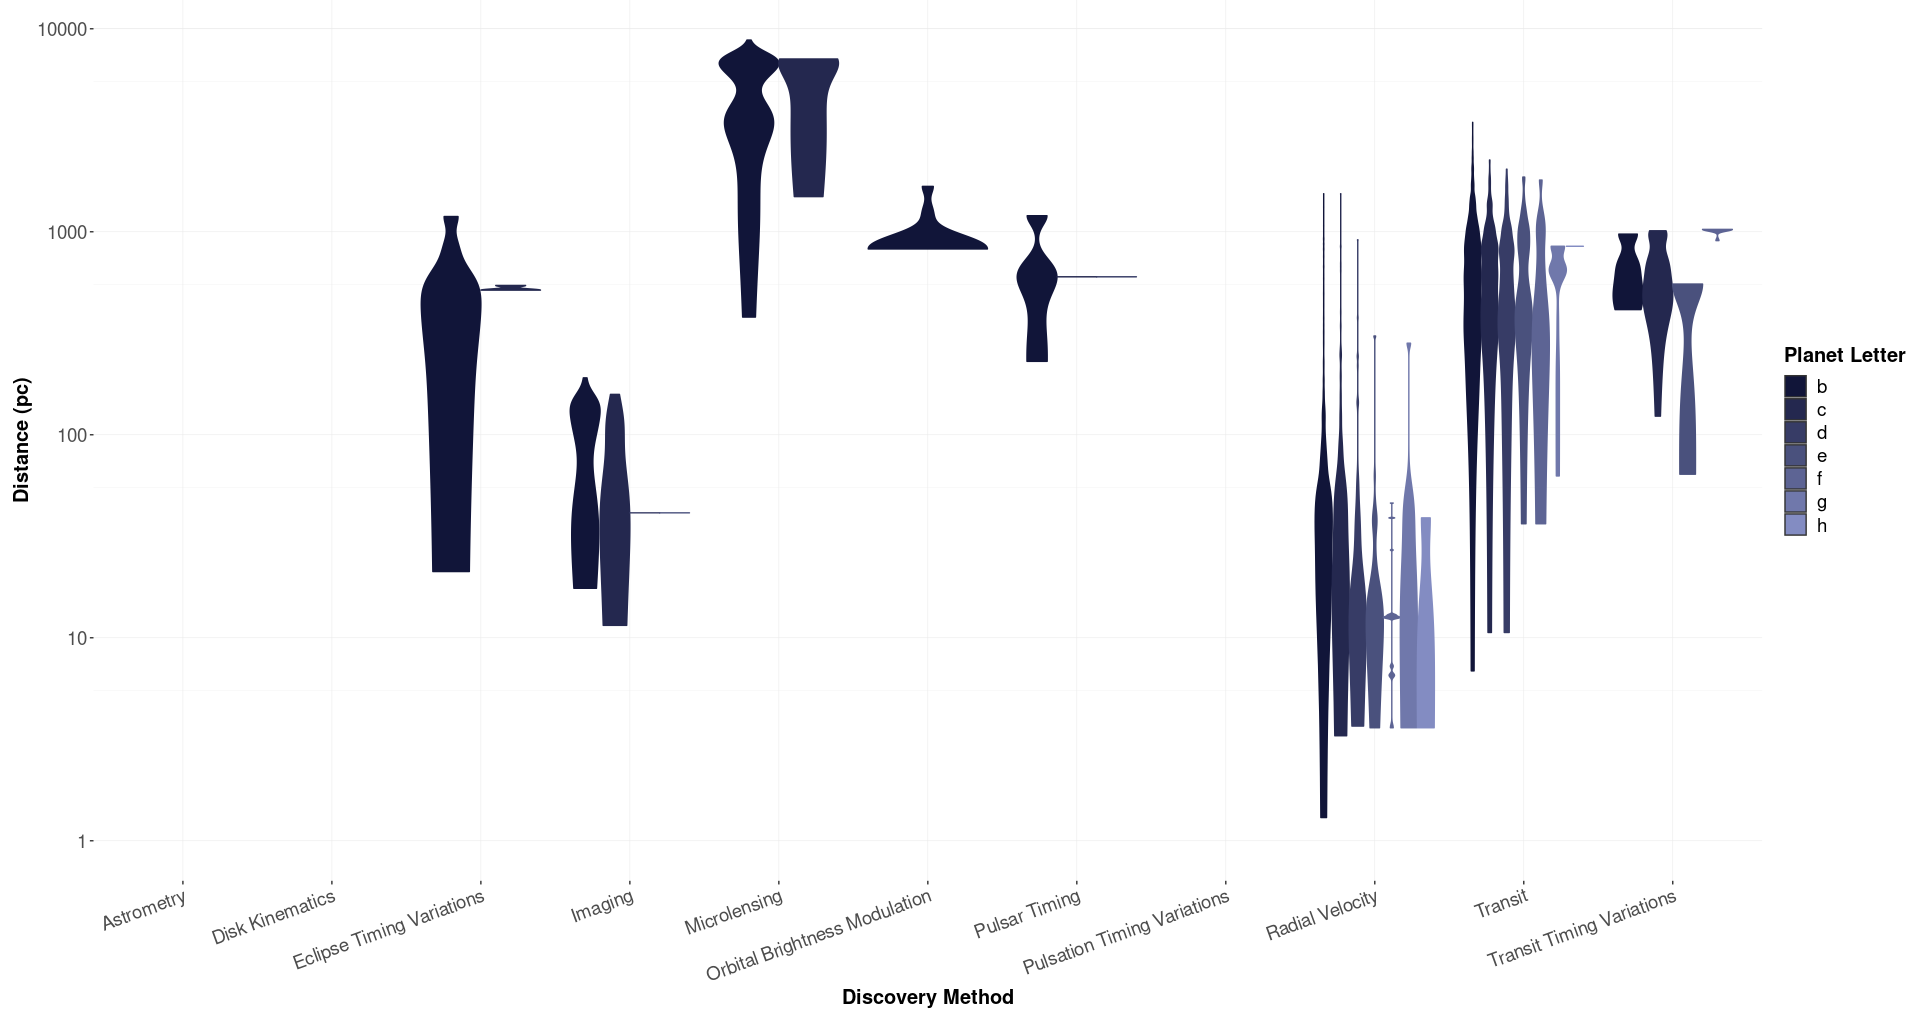

Reproduce this figure in R.

# Paths:
path_data = "data/"
path_lib = "renv/library/R-4.1/x86_64-pc-linux-gnu/"

# Packages:
require(dplyr, lib = path_lib)
require(readr, lib = path_lib)
require(RColorBrewer, lib = path_lib)
require(ggplot2, lib = path_lib)

# Dataset:
df = readr::read_csv(paste0(path_data, "nasa_exoplanets.csv")) %>%
         as.data.frame()
attr(df, "spec") = NULL
df_varnames = readr::read_csv(paste0(path_data, "nasa_exoplanets_var_names.csv")) %>%
                  as.data.frame()
attr(df_varnames, "spec") = NULL

# Variables:
cat_var1 = "discoverymethod"
cat_var2 = "pl_letter"
cat_var_name1 = (df_varnames %>%
                    dplyr::filter(var == cat_var1))$var_name
cat_var_name2 = (df_varnames %>%
                     dplyr::filter(var == cat_var2))$var_name
num_var = "sy_dist"
num_var_name = (df_varnames %>%
                    dplyr::filter(var == num_var))$var_name

# Adapt the data:
df_plot = df %>%
              dplyr::select(cat_var1,
                            cat_var2,
                            num_var)

# Deal with NA:
df_plot[which(is.na(df_plot[, cat_var1])), cat_var1] = "NA"
df_plot[which(is.na(df_plot[, cat_var2])), cat_var2] = "NA"

# Levels order:
sorted_levels1 = sort(unique(df_plot[, cat_var1]))
df_plot[, cat_var1] = factor(x = df_plot[, cat_var1],
                             levels = sorted_levels1)
sorted_levels2 = sort(unique(df_plot[, cat_var2]))
df_plot[, cat_var2] = factor(x = df_plot[, cat_var2],
                             levels = sorted_levels2)

# Plot:
my_palette = colorRampPalette(c("#111539", "#97A1D9"))
n_levels = length(unique(df_plot[, cat_var2]))
p = ggplot(
        data = df_plot,
        aes(
            x = get(cat_var1),
            y = get(num_var),
            fill = get(cat_var2),
            color = get(cat_var2),
            stat = "identity"
        )
    ) +
    geom_violin(
        show.legend = TRUE,
        width = 0.8,
        trim = TRUE,
        scale = "width"
    ) +
    coord_trans(
        y = "log10"
    ) +
    scale_y_continuous(
        breaks = 10**(-10:10),
        limits = c(1, max(df_plot[, num_var], na.rm = TRUE))
    ) +
    scale_fill_manual(
        values = my_palette(n_levels),
        name = cat_var_name2
    ) +
    scale_color_manual(
        values = my_palette(n_levels),
        guide = FALSE
    ) +
    theme(
        axis.text.x = element_text(
            size = 14,
            angle = 20, 
            hjust = 1,
            vjust = 1
        ),
        axis.text.y = element_text(size = 14),
        axis.title.x = element_text(
            size = 15,
            face = "bold"
        ),
        axis.title.y = element_text(
            size = 15,
            face = "bold"
        ),
        legend.title = element_text(
            size = 15,
            face = "bold"
        ),
        legend.text = element_text(size = 14),
        panel.background = element_rect(fill = "white"),
        panel.grid.major = element_line(
            size = 0.2,
            linetype = "solid",
            colour = "#eaeaea"
        ),
        panel.grid.minor = element_line(
            size = 0.1,
            linetype = "solid",
            colour = "#eaeaea"
        ),
        plot.margin = margin(
            t = 0, 
            r = 5,
            b = 5, 
            l = 10,
            unit = "pt"
        )
    ) +
    xlab(cat_var_name1) +
    ylab(num_var_name)

p
